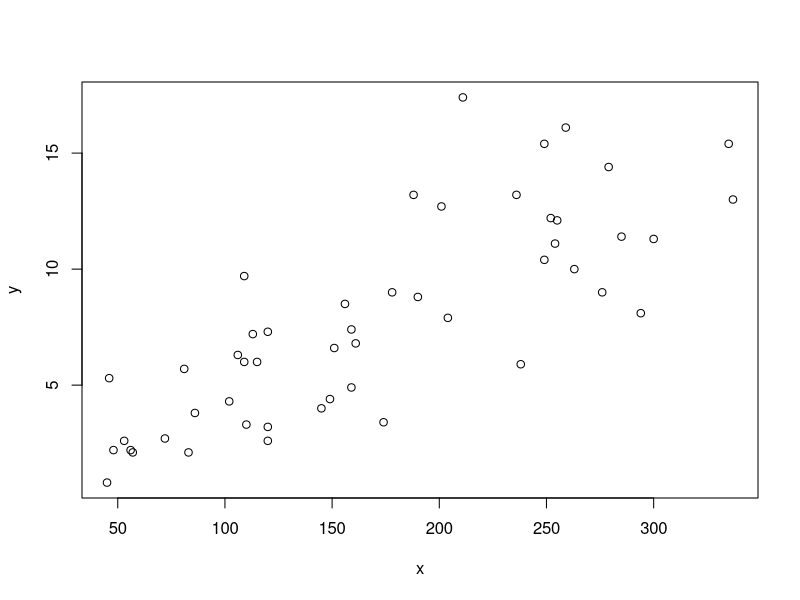
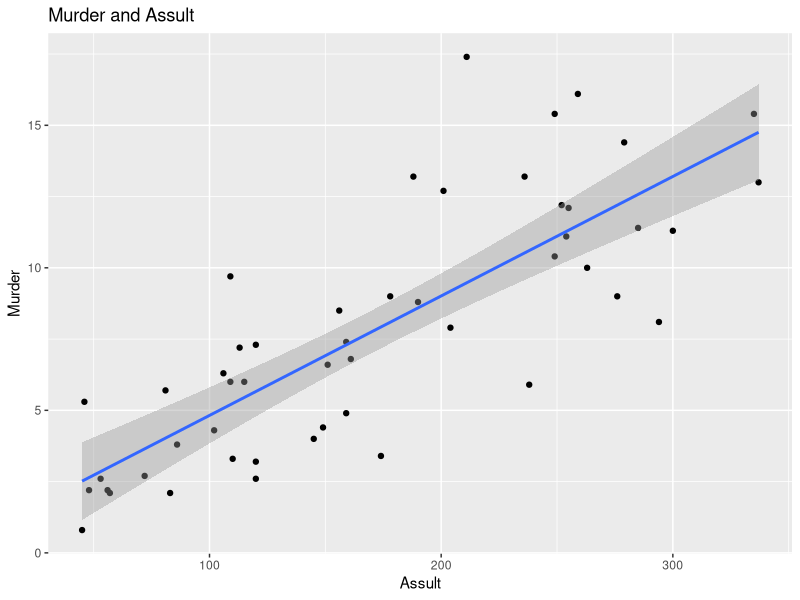
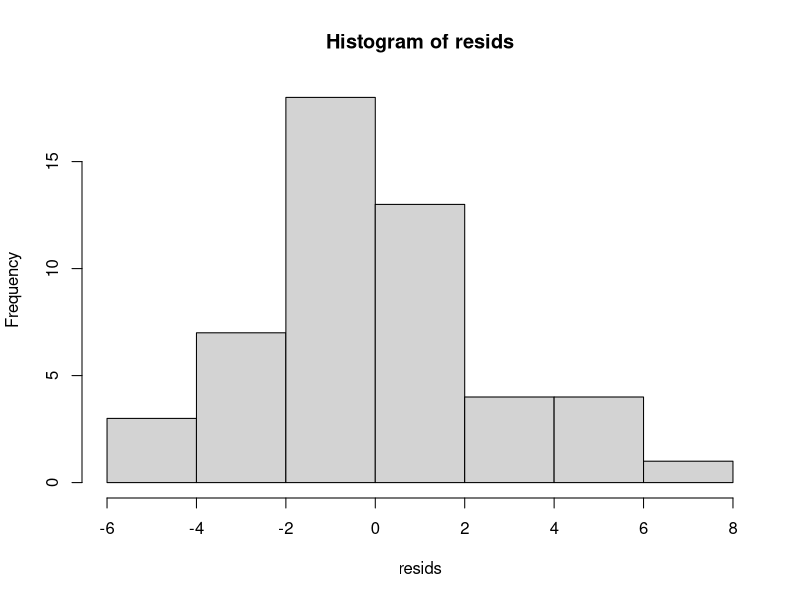
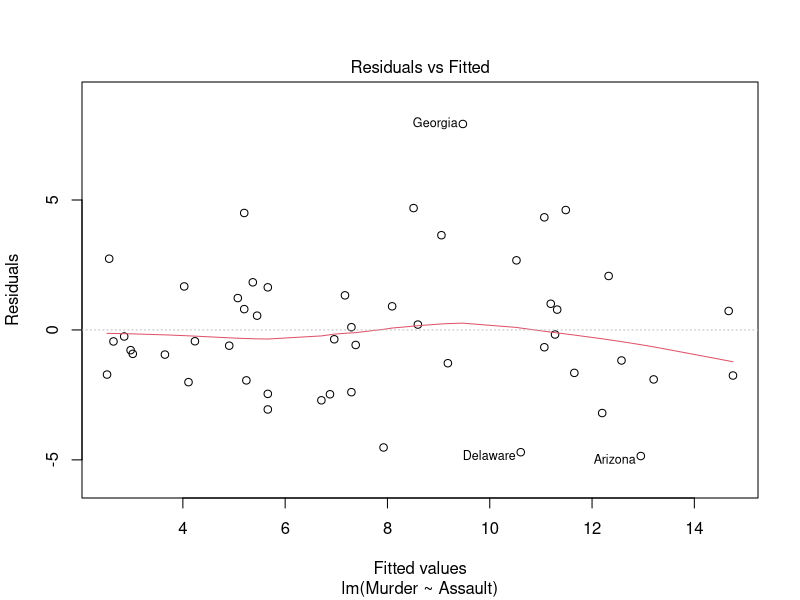
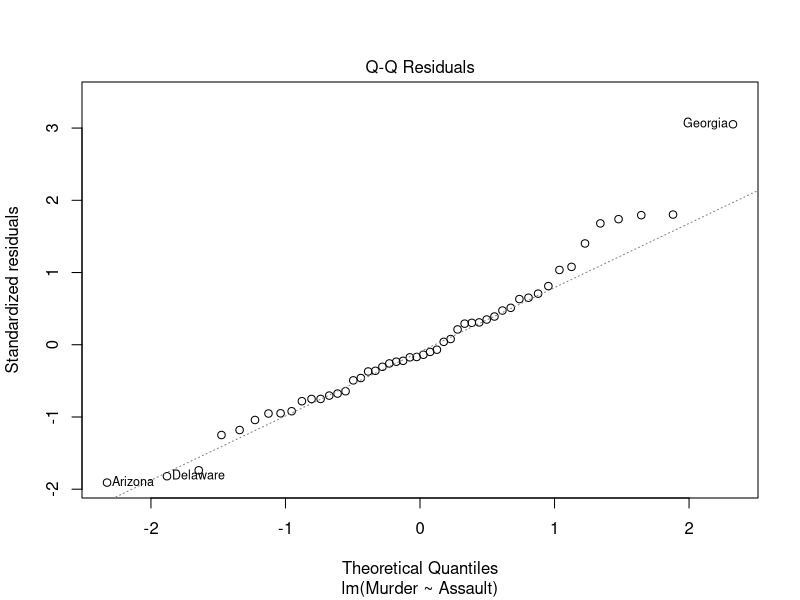
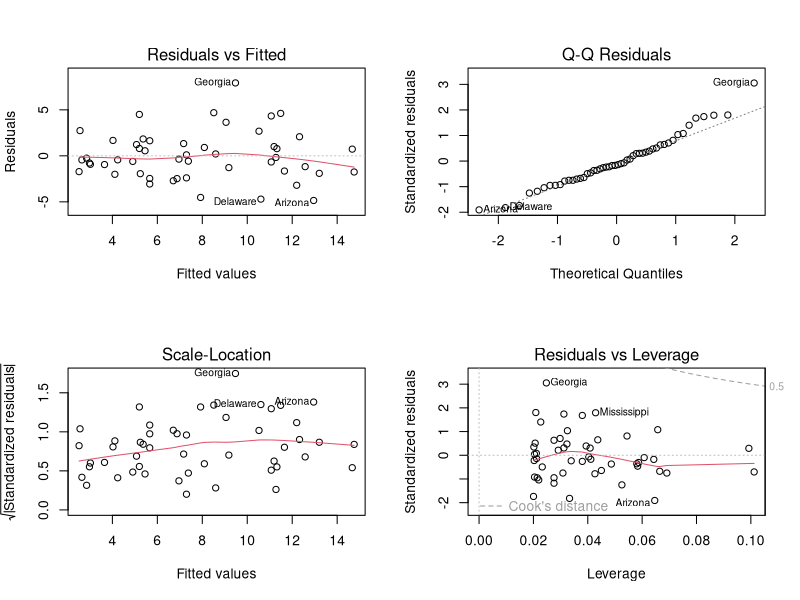

The R source for these figures, in order:
## ---- chunk 1
knitr::opts_chunk$set(echo=T,eval=T,warning=F,message=F,
                      fig.width=5,fig.height=4,fig.align="center")
## ---- chunk 2
cables = data.frame(
  site = rep(c("Alderwood","Brentwick","Coppergrove"), times=c(53,48,51)),
  flaws = c(6,4,4,1,2,1,4,2,4,3,4,8,2,4,6,2,4,1,2,2,0,2,5,2,3,3,3,2,5,4,4,
            1,4,3,5,4,4,3,3,4,0,3,4,4,3,5,3,2,1,1,2,3,4,2,5,1,2,2,3,1,2,3,
            0,4,2,4,2,2,2,4,4,2,3,5,2,3,2,2,3,1,3,1,1,1,1,0,3,4,4,4,2,2,4,
            3,3,2,1,7,3,1,1,3,6,3,7,4,2,3,1,0,4,1,3,4,8,3,3,1,4,3,3,2,2,3,
            3,1,0,4,6,3,3,3,7,3,4,3,2,2,4,3,1,4,1,5,3,3,2,3,3,1,3,1)
)
## ---- chunk 3
# insert code here

# b) iv) v)

set.seed(123)

calculate_sad <- function(data) {
  sites <- unique(data$site)
  combinations <- combn(sites, 2)
  sad <- sum(apply(combinations, 2, function(pair) {
    abs(mean(data$flaws[data$site == pair[1]]) - mean(data$flaws[data$site == pair[2]]))
  }))
  return(sad)
}

observed_sad <- calculate_sad(cables)

num_replicates <- 1000
simulated_sad <- replicate(num_replicates, {
  shuffled_data <- cables
  shuffled_data$flaws <- sample(shuffled_data$flaws)
  calculate_sad(shuffled_data)
})

p_value <- mean(simulated_sad >= observed_sad)

cat(sprintf("Observed sum of absolute differences: %f\n", observed_sad))
cat(sprintf("P-value: %f\n", p_value))

if (p_value < 0.05) {
  cat("Reject H0: There is a significant difference in the number of flaws between the facilities.\n")
} else {
  cat("Fail to reject H0: There is no significant difference in the number of flaws between the facilities.\n")
}

## ---- chunk 4
anova_test <- aov(flaws ~ site, data = cables)
summary(anova_test)
## ---- chunk 5
data = c(-1.97, -1.07, 0.61, 3.43, -2.51, 3.35, 3.74, 1.35,
         1.08, -3.68, -2.47, -2.72, 1.57, -0.97, 2.27)
## ---- chunk 6
# insert code here

# a) and b)
n <- length(data)
a_hat_unbiased <- (n + 1) / n * max(abs(data))
a_hat_unbiased

## ---- chunk 7
# c)
set.seed(123)

num_simulations <- 10000

unbiased_estimators <- numeric(num_simulations)

for (i in 1:num_simulations) {
  simulated_sample <- runif(n, min = -a_hat_unbiased, max = a_hat_unbiased)
  unbiased_estimators[i] <- (n + 1) / n * max(abs(simulated_sample))
}

# Calculate the 95% confidence interval
lower_bound <- quantile(unbiased_estimators, 0.025)
upper_bound <- quantile(unbiased_estimators, 0.975)

cat("The 95% confidence interval for the parameter 'a' is (", round(lower_bound, 2), ", ", round(upper_bound, 2), ")\n")

## ---- chunk 8
# d)
set.seed(123)

true_a <- 3.9
n <- 15

num_simulations <- 10000

unbiased_estimators <- numeric(num_simulations)

for (i in 1:num_simulations) {

  simulated_sample <- runif(n, min = -true_a, max = true_a)
  unbiased_estimators[i] <- (n + 1) / n * max(abs(simulated_sample))
}

bias <- mean(unbiased_estimators) - true_a

cat("The approximate bias of the estimator when the true value of 'a' is", true_a, "is", bias, "\n")
## ---- chunk 9
x = USArrests$Assault
y = USArrests$Murder
plot(x,y)
## ---- chunk 10
# insert code here

# b) 

model <- lm(Murder ~ Assault, data = USArrests)

summary(model)
## ---- chunk 11
# d) 
confint(model, level = 0.95)

# check
t_critical <- qt(0.975, df = 48)

lower_bound <- 0.041909 - t_critical * 0.004507
upper_bound <- 0.041909 + t_critical * 0.004507
c(lower_bound, upper_bound)

## ---- chunk 12
# e)
library(ggplot2)
#plot the line
pp <- ggplot( model,
              aes(x=USArrests$Assault,y=USArrests$Murder));
pp <- pp +geom_point() + geom_smooth(method="lm",
                                     formula="y~x",
                                     se=TRUE);
pp <- pp + labs( x="Assult",
                 y="Murder",
                 title="Murder and Assult" )
pp

#residuals
resids <- residuals(model)
hist(resids)

#Homoscedasticity
plot(model, which=1)

plot(model, which=2)

#all standard diagnostic
par(mfrow = c(2, 2))
plot(model)
